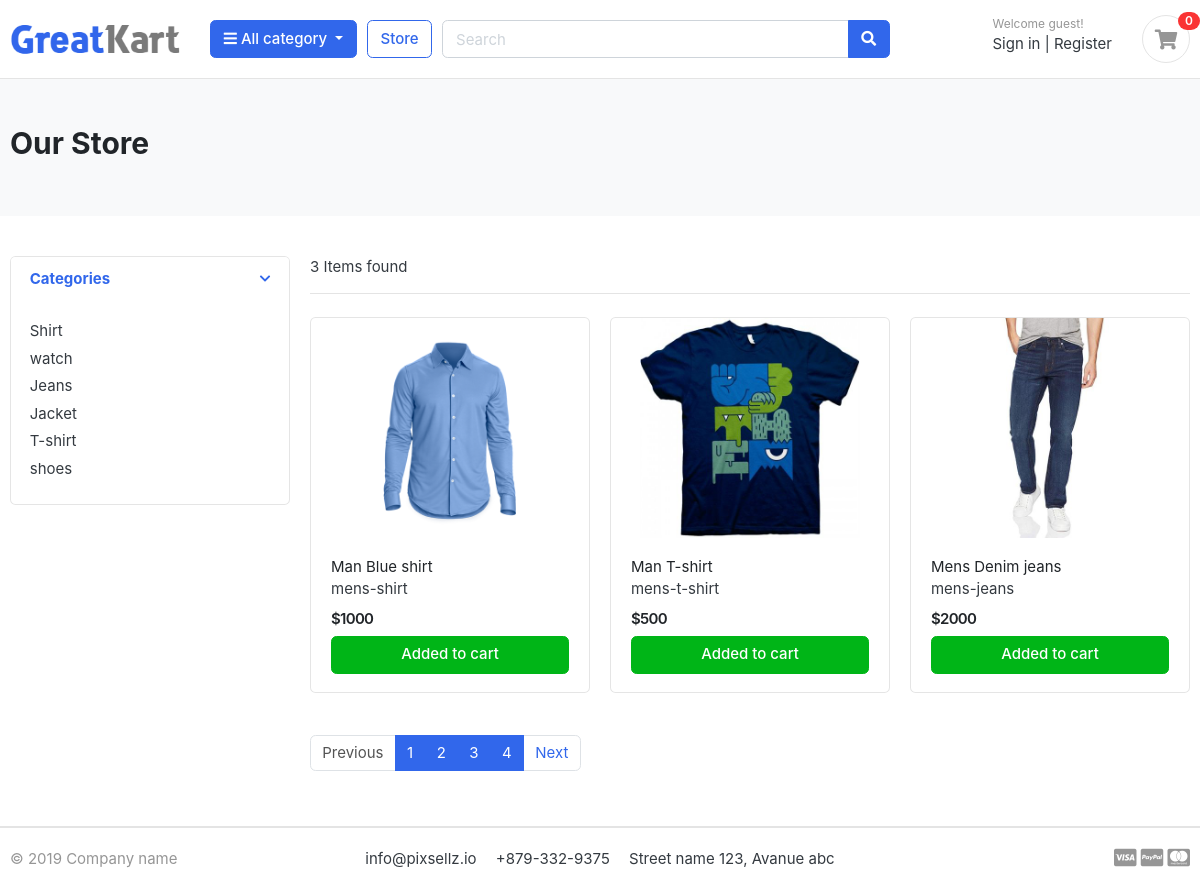
/store/, run on the app's committed database.
### category/models.py (models this page shows, shortened)
class Category(models.Model):
    category_name = models.CharField(max_length=100, unique=True)
    slug = models.SlugField(max_length=100, unique=True)
    description = models.TextField(max_length=500, blank=True)
    cat_image = models.ImageField(upload_to= 'photos/category', blank=True)

### store/models.py (models this page shows)
class Product(models.Model):
    product_name = models.CharField(max_length=100, unique=True)
    slug = models.SlugField(max_length=200, unique=True)
    description = models.TextField(max_length=500, blank=True)
    price = models.IntegerField()
    image = models.ImageField(upload_to= 'photos/products')
    stock = models.IntegerField()
    is_available = models.BooleanField(default=True)
    category = models.ForeignKey(Category, on_delete=models.CASCADE)
    created_date = models.DateTimeField(auto_now_add=True)
    modified_date = models.DateTimeField(auto_now=True)
    def __str__(self):
        return self.product_name

### store/views.py (the view)
# urls.py: path('store/', include('store.urls')),
def store(request, category_slug=None):
    products = None
    if category_slug:
        category = get_object_or_404(Category, slug=category_slug)
        products = Product.objects.filter(is_available = True, category=category)
        page = request.GET.get('page')
        print(page)
        paginator = Paginator(products, 1)
        page_product = paginator.get_page(page)
    else:
        products = Product.objects.filter(is_available = True)
        paginator = Paginator(products, 3)
        page = request.GET.get('page')
        page_product = paginator.get_page(page)
        for i in page_product:
            print(i)
            print(page_product.has_next(), page_product.has_previous(), page_product.previous_page_number, page_product.next_page_number)
    categories = Category.objects.all()
    context = {'products' : page_product, 'categories' : categories,}
    return render(request, 'store/store.html', context)

### store/templates/store/store.html
{% extends 'base.html' %}
{% load static %}
{% block body %}
<section class="section-pagetop bg">
	<div class="container">
		<h2 class="title-page">Our Store</h2>
	</div>
	</section>
	<section class="section-content padding-y">
	<div class="container">
	<div class="row">
		<aside class="col-md-3">
	<div class="card">
		<article class="filter-group">
			<header class="card-header">
				<a href="#" data-toggle="collapse" data-target="#collapse_1" aria-expanded="true" class="">
					<i class="icon-control fa fa-chevron-down"></i>
					<h6 class="title">Categories</h6>
				</a>
			</header>
			<div class="filter-content collapse show" id="collapse_1">
				<div class="card-body">
					<ul class="list-menu">
						{% for i in categories %}
							<li><a href="{% url 'products_by_category' i.slug %}">{{i.category_name}}  </a></li>
						{% endfor %}
					</ul>
				</div>
			</div>
		</article>
	</div>
		</aside>
		<main class="col-md-9">
	<header class="border-bottom mb-4 pb-3">
			<div class="form-inline">
				<span class="mr-md-auto">{{products|length}} Items found </span>
			</div>
	</header>
	<div class="row">
		{% for item in products %}
		<div class="col-md-4">
			<figure class="card card-product-grid">
				<div class="img-wrap">
					<img src="{{item.image.url}}">
				</div>
				<figcaption class="info-wrap">
					<div class="fix-height">
						<a href="{% url 'product_detail' item.category.slug item.slug %}" class="title">{{item.product_name}}</a>
						{{item.category.slug}}
						<div class="price-wrap mt-2">
							<span class="price">${{item.price}}</span>
						</div>
					</div>
					<a href="#" class="btn btn-block btn-success">Added to cart </a>
				</figcaption>
			</figure>
		</div>
		{% endfor %}
	</div>
	<nav class="mt-4" aria-label="Page navigation sample">
	  <ul class="pagination">
		{% if products.has_previous %}
		<li class="page-item"><a class="page-link" href="?page={{products.previous_page_number}}">Previous</a></li>
		{% else %}
		<li class="page-item disabled"><a class="page-link">Previous</a></li>
		{% endif %}
		{% for i in products.paginator.page_range %}
		<li class="page-item active"><a class="page-link" href="?page={{i}}">{{i}}</a></li>
		{% endfor %}
		{% if products.has_next %}
		<li class="page-item"><a class="page-link" href="?page={{products.next_page_number}}">Next</a></li>
		{% else %}
		<li class="page-item disabled"><a class="page-link">Next</a></li>
		{% endif %}
	  </ul>
	</nav>
		</main>
	</div>
	</div>
	</section>
{% endblock %}

### templates/base.html (shortened to what this page needs)
<!DOCTYPE HTML>
{% load static %}
<html lang="en">
<head>
    <link href="{% static 'css/bootstrap.css' %}" rel="stylesheet" type="text/css" />
    <link href="{% static 'fonts/fontawesome/css/all.min.css' %}" type="text/css" rel="stylesheet">
    <link href="{% static 'css/ui.css' %}" rel="stylesheet" type="text/css" />
    <link href="{% static 'css/responsive.css' %}" rel="stylesheet" media="only screen and (max-width: 1200px)" />
</head>
<body>
    <header class="section-header">
        <section class="header-main border-bottom">
            <div class="container">
                <div class="row align-items-center">
                    <div class="col-lg-2 col-md-3 col-6">
                        <a href="{% url 'homepage' %}" class="brand-wrap">
                            <img class="logo" src="{% static './images/logo.png' %}">
                        </a>
                    </div>
                    <div class="col-lg col-sm col-md col-6 flex-grow-0">
                        <div class="category-wrap dropdown d-inline-block float-right">
                            <button type="button" class="btn btn-primary dropdown-toggle" data-toggle="dropdown">
                                <i class="fa fa-bars"></i> All category
                            </button>
                        </div>
                    </div>
                    <a href="{% url 'store' %}" class="btn btn-outline-primary">Store</a>
                    <div class="col-lg  col-md-6 col-sm-12 col">
                        <form action="#" class="search">
                            <div class="input-group w-100">
                                <input type="text" class="form-control" style="width:60%;" placeholder="Search">
                                <div class="input-group-append">
                                    <button class="btn btn-primary" type="submit">
                                        <i class="fa fa-search"></i>
                                    </button>
                                </div>
                            </div>
                        </form>
                    </div>
                    <div class="col-lg-3 col-sm-6 col-8 order-2 order-lg-3">
                        <div class="d-flex justify-content-end mb-3 mb-lg-0">
                            <div class="widget-header">
                                {% if request.user.is_authenticated %}
                                <small class="title text-muted">Welcome {{request.user.firstname}}!</small>
                                <div>
                                    <a href="{% url 'profile' %}">Profile</a> <span class="dark-transp"> | </span>
                                    <a href="{% url 'logout' %}">Logout</a>
                                </div>
                                {% else %}
                                <small class="title text-muted">Welcome guest!</small>
                                <div>
                                    <a href="{% url 'login' %}">Sign in</a> <span class="dark-transp"> | </span>
                                    <a href="{% url 'register' %}"> Register</a>
                                </div>
                                {% endif %}
                            </div>
                            <a href="{% url 'cart' %}" class="widget-header pl-3 ml-3">
                                <div class="icon icon-sm rounded-circle border"><i class="fa fa-shopping-cart"></i>
                                </div>
                                <span class="badge badge-pill badge-danger notify">0</span>
                            </a>
                        </div>
                    </div>
                </div>
            </div>
        </section>
    </header>
    {% block body %}
    {% endblock %}
    <footer class="section-footer border-top">
        <div class="container">
            <section class="footer-bottom border-top row">
                <div class="col-md-2">
                    <p class="text-muted"> &copy 2019 Company name </p>
                </div>
                <div class="col-md-8 text-md-center">
                    <span class="px-2">info@pixsellz.io</span>
                    <span class="px-2">+879-332-9375</span>
                    <span class="px-2">Street name 123, Avanue abc</span>
                </div>
                <div class="col-md-2 text-md-right text-muted">
                    <i class="fab fa-lg fa-cc-visa"></i>
                    <i class="fab fa-lg fa-cc-paypal"></i>
                    <i class="fab fa-lg fa-cc-mastercard"></i>
                </div>
            </section>
        </div>
    </footer>
</body>
</html>

### static/css/ui.css (style rules this page uses)
html { font-family: "Inter", sans-serif; font-size: 15px; }
.img-wrap { text-align: center; display: block; }
.img-wrap img { max-width: 100%; }
.price-wrap { letter-spacing: -0.7px; }
.icon-xs, .icon-sm, .icon-md, .icon-lg { display: inline-block; text-align: center; flex-shrink: 0; flex-grow: 0; }
.icon-sm { width: 48px; height: 48px; line-height: 48px !important; font-size: 20px; }
.padding-y { padding-top: 40px; padding-bottom: 40px; }
figure { margin-bottom: 0; }
article:after, .form-group:after { display: block; clear: both; content: ""; }
.bg { background-color: #f8f9fa; }
.title-page { color: #212529; }
p:last-child { margin-bottom: 0; }
.header-main { position: relative; padding-top: 1rem; padding-bottom: 1rem; }
.brand-wrap .logo, .navbar-brand .logo { margin-right: 7px; max-height: 42px; display: inline-block; }
.widget-header { display: inline-block; vertical-align: middle; position: relative; }
.widget-header a { color: #343a40; }
.widget-header i { color: #969696; }
.widget-header .title { display: block; }
.widget-header .notify { position: absolute; top: -3px; right: -10px; }
.footer-bottom { padding-top: 20px; padding-bottom: 20px; }
[class*=list-] li:after { visibility: hidden; display: block; content: ""; overflow: hidden; height: 0; clear: both; }
.list-menu { list-style: none; margin: 0; padding-left: 0; }
.list-menu li { margin-bottom: 5px; }
.list-menu a { color: #343a40; }
[class*=card-product] a.title { color: #212529; display: block; }
[class*=card-product] .img-wrap { overflow: hidden; position: relative; }
[class*=card-product] .img-wrap img { height: 100%; max-width: 100%; width: auto; display: inline-block; -o-object-fit: cover; object-fit: cover; }
.card-product-grid { margin-bottom: 20px; }
.card-product-grid .img-wrap { border-radius: 0.2rem 0.2rem 0 0; height: 220px; }
.card-product-grid .info-wrap { overflow: hidden; padding: 18px 20px; }
.card-product-grid .fix-height { height: 80px; overflow: hidden; }
.card .img-wrap { overflow: hidden; }
.notify { position: absolute; top: -4px; right: -10px; display: inline-block; padding: 0.25em 0.6em; font-size: 12px; line-height: 1; text-align: center; border-radius: 3rem; color: #fff; background-color: #fa3434; }
.price { font-weight: 600; color: #212529; }
.icon-control { margin-top: 5px; float: right; font-size: 80%; }
.card-header .title { margin-bottom: 0; line-height: 1.5; }
.filter-group { border-bottom: 1px solid #e4e4e4; }
.filter-group .card-header { border-bottom: 0; }
.filter-group:last-child { border-bottom: 0; }
.section-pagetop { padding: 45px 0; }

### data on the page
Category: category_name "Shirt"
Category: category_name "watch"
Category: category_name "Jeans"
Category: category_name "Jacket"
Category: category_name "T-shirt"
Category: category_name "shoes"
Product: image (picture), product_name "Man Blue shirt", category.slug "mens-shirt", price "1000"
Product: image (picture), product_name "Man T-shirt", category.slug "mens-t-shirt", price "500"
Product: image (picture), product_name "Mens Denim jeans", category.slug "mens-jeans", price "2000"

### other printed values
{{ products|length }} "3"
{{ i }} "1" "2" "3" "4"
